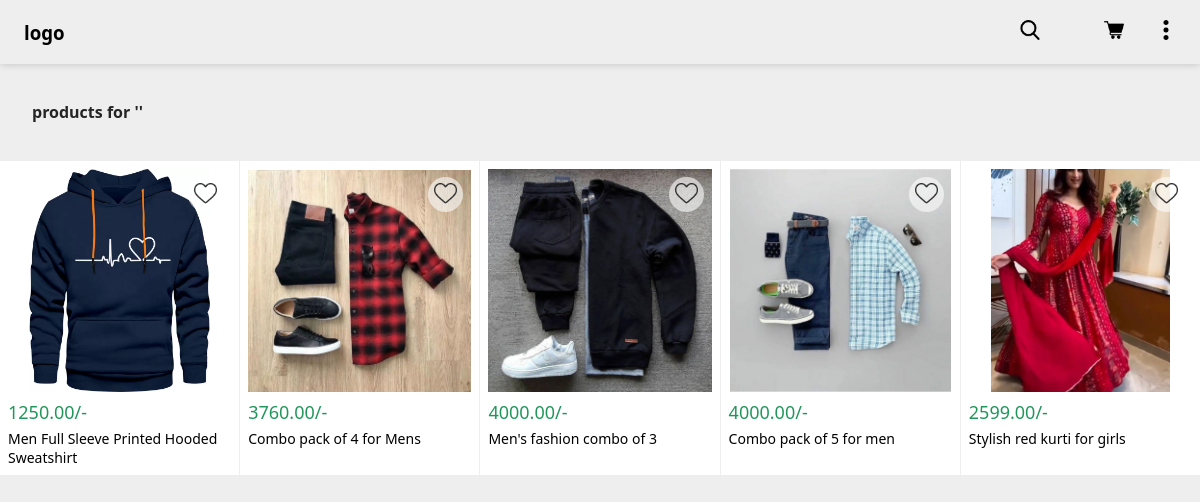
The app's page /product/ with its own data.
### estore/models.py (models this page shows, shortened)
class Product(models.Model):
    name = models.CharField(max_length=300,default=None)
    desc = models.TextField()
    brand = models.CharField(max_length=30,default=None)
    price = models.DecimalField(max_digits=10, decimal_places=2)
    image = models.ImageField(upload_to='estore/products/', default=None)
    category = models.ManyToManyField(Category)
    slug_field = models.SlugField(max_length=300,null=True,blank=True)
    def get_absolute_url(self):
        return self.slug_field

### estore/views.py (the view)
# urls.py: path('product/', views.product_list, name='product_list'),
def product_list(request):
    query = request.GET.get('product', '')
    category = request.GET.get('categories', '')
    products = Product.objects.all()
    if query:
        products = products.filter(name__icontains=query)
    if category:
        products = products.filter(category__name__icontains=category)
    return render(request, 'product_list.html', {'products': products})

### templates/estore/product_list.html (shortened to what this page needs)
{% extends "base.html" %}
{% load static %}
{% block content %}
    <h4 class="product-count">{{num_of_products}} products for '{{search}}'</h4>
    {% if products %}
    <div id="products-container">
        {% for product in products %}
        <a href="/product/{{product.get_absolute_url}}"  class="product-card">
            <img src="/media/{{product.image}}" alt="{{product.image}}">
            <div class="product-details">
                <span class="price">
                    {{product.price}}/-
                </span>
                <span class="product-name">
                    {{product.name|truncatewords_html:10}}
                </span>
            </div>
            <span class="like-btn"><img src="/static/images/{{ 'heart.png' }}" alt=""></span>
        </a>
        {% endfor %}
    </div>
        {% else %}
        <h3 class="not-found">Ohh!! We currently don't have any products for '{{search}}'.</h3>
        {% endif %}
{% endblock %}

### static/estore/css/style.css (style rules this page uses)
:root { --primary: #dc143c; --primarybgcolor:#eee; --boxShadow: 0 0 8px #00000033; --hoverColor: #e0e0e0; --secondarybgcolor:#dcdcdc; --primaryfontcolor:#242424; --primarydarkcolor:#dddddd; }
body { margin: 0; font-family: system-ui, -apple-system, BlinkMacSystemFont, 'Segoe UI', Roboto, Oxygen, Ubuntu, Cantarell, 'Open Sans', 'Helvetica Neue', sans-serif; background-color: var(--primarybgcolor); color: var(--primaryfontcolor); }
a { text-decoration: none; color: black; }
.product-count { padding: 1rem 2rem; }
#products-container { display: grid; grid-template-columns: repeat(auto-fill, minmax(200px, 1fr)); gap: 1px; }
.product-card { position: relative; background-color: white; display: flex; flex-direction: column; padding: .5rem; }
.product-card > img { width: 100%; aspect-ratio: 1; object-fit: contain; object-position: bottom; }
.product-details { display: flex; flex-direction: column; gap: .3rem; margin-top: .5rem; height: 100%; font-size: 14px; }
.like-btn { width: 35px; height: 35px; padding: 6px; position: absolute; inset: 1rem 1rem auto auto; border-radius: 50%; background-color: #ffffff96; }
.like-btn img { display: block; width: 100%; }
.product-details .price { color: #20975a; font-weight: 500; font-size: 18px; }
* { box-sizing: border-box; }

### records on screen
Product: image (picture), price "1250.00", name "Men Full Sleeve Printed Hooded Sweatshirt"
Product: image (picture), price "3760.00", name "Combo pack of 4 for Mens"
Product: image (picture), price "4000.00", name "Men's fashion combo of 3"
Product: image (picture), price "4000.00", name "Combo pack of 5 for men"
Product: image (picture), price "2599.00", name "Stylish red kurti for girls"
